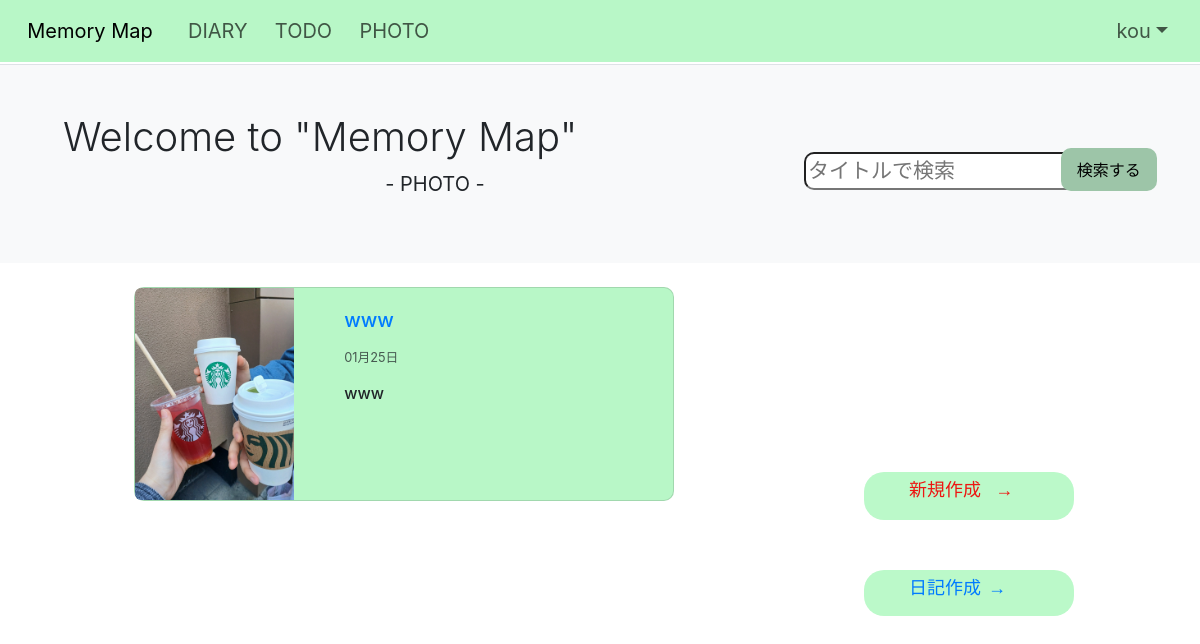
Screenshot of /spdiary/ImageList/ (signed in) with the database file from the repository.
### spdiary/models.py (models this page shows, shortened)
class Image(models.Model):
    name = models.CharField(verbose_name='題名',max_length=40)
    image = models.ImageField(upload_to='img/upload')
    memo = models.TextField(verbose_name='メモ',max_length=60,null=True,blank=True)
    today = models.DateTimeField(verbose_name='作成日', default=timezone.now)
    user = models.ForeignKey(User, on_delete=models.CASCADE)

### spdiary/views.py (the view)
# urls.py: path('ImageList/',ImageListView.as_view(),name='ImageList'),
class ImageListView(generic.ListView):
    model = Image
    template_name = 'Image/ImageList.html'
    def get_queryset(self):
        query = self.request.GET.get('query')
        if query and self.request.user.is_active:
            image_list = Image.objects.filter(
                name__icontains=query,user=self.request.user)
        elif not query and self.request.user.is_active:
            image_list = Image.objects.filter(user=self.request.user).order_by('-id')
        else:
            image_list = Image.objects.none()
        return image_list

### templates/image/imagelist.html (shortened to what this page needs)
{% extends './base.html' %}
{% block content %}
<link rel="stylesheet" href="https://stackpath.bootstrapcdn.com/bootstrap/4.4.1/css/bootstrap.min.css">
<body>
    <div class="bg-light p-3 p-sm-5 mb-4 border-top">
      <div class="container">
        <h1 class="display-6">Welcome to "Memory Map"</h1>
        <p style="font-size:20px; padding-left:30%;">- PHOTO -</p>
      </div>
    </div>
    <div class="container">
      <form action="" method="get">
        <input name="query" value="{{ request.GET.query }}" type="text" placeholder="タイトルで検索"/>
        <button type="submit" class="button">検索する</button>
      </form>
    </div>
  <div class="container">
  {% for image in image_list %}
  <div class="card mb-4" style="max-width: 540px; left:8%; background-color: #b8f7c7; border-radius:10px;">
    <div class="row g-0">
      <div class="col-md-4">
        <img src="{{ image.image.url }}" class="img-fluid rounded-start" alt="...">
      </div>
      <div class="col-md-8">
        <div class="card-body">
          <h5 class="card-title"><a href="{% url 'spdiary:ImageDetail' image.id %}">{{ image.name }}</a></h5>
          <p class="card-text"><small class="text-body-secondary">{{ image.today|date:"m月d日"}}</small></p>
          <h6 class="card-text">{{ image.memo }}</h6>
        </div>
      </div>
    </div>
  </div>
  {% endfor %}
<a class="list" href="{% url 'spdiary:list' %}"><span class="yohaku">日記作成 →</span></a>
<a class="create" href="{% url 'spdiary:Image' %}"><span class="yohaku">新規作成　→</span></a>
</body>
{% endblock %}

### templates/image/base.html (shortened to what this page needs)
<!DOCTYPE html>
{% load django_bootstrap5 %}
{% bootstrap_css %}
<html lang="ja">
<head>
</head>
<body style="padding-top: 4rem;">
    <div class='fixed-top'>
        <nav class="navbar navbar-expand-lg" style="background-color:#b8f7c7; font-size: 20px;">
            <a class="navbar-brand" href="{% url 'spdiary:list' %}">&nbsp;&nbsp;Memory Map</a>
            <div class="collapse navbar-collapse" id="navbarSupportedContent">
              <ul class="navbar-nav mr-auto">
                <li class="nav-item active">
                  <a class="nav-link" href="{% url 'spdiary:list' %}">&nbsp;&nbsp;DIARY</a>
                </li>
                <li class="nav-item">
                  <a class="nav-link" href="{% url 'spdiary:ListPage' %}">&nbsp;&nbsp;TODO</a>
                </li>
                <li class="nav-item">
                  <a class="nav-link" href="{% url 'spdiary:ImageList' %}">&nbsp;&nbsp;PHOTO</a>
              </ul>
            </div>
            <ul class="navbar-nav mr-md-2">
                {% if user.is_authenticated %}
                <a class="nav-link dropdown-toggle" href="#" id="navbarDropdown" role="button" data-bs-toggle="dropdown" aria-expanded="false">{{ user.username }}</a>
                {% else %}
                <a class="btn btn-outline-light btn-sm" href="{% url 'spdiary:login' %}">ログイン</a></li>
                {% endif %}
            </ul>
        </nav>
    </div>
    {% block content %}
    {% endblock %}
</body>
</html>

### templates/image/imagelist.html (style rules this page uses)
.create { position:absolute; background-color:#bbf9c9; border-radius: 20px; left:72%; bottom:35%; color:rgb(237, 22, 18); font-size:18px; font-family: monospace; width: 210px; line-height: 38px; min-height: 48px; }
.list { border: none; position:absolute; background-color:#bbf9c9; border-radius: 20px; left:72%; bottom:23%; font-size:18px; font-family: monospace; width: 210px; line-height: 38px; min-height: 46px; }
.yohaku { margin:8px 45px; }
input[name="query" ] { background-color: #FFF ; left:67%; position: absolute; font-size:21px; border-radius: 10px; top:19%; }
.button { -moz-appearance: none; -webkit-appearance: none; appearance: none; margin: 1em 0; padding: 0.6em 1em; font-size: 1em; background-color: #9dc5a8; ; border: 0; transition: 0.3s; left:88.4%; position: absolute; border-radius: 10px; top:16.5%; }

### rows the page displays
Image: image (picture), name "www", today "01月25日", memo "www"

### other values shown
{{ user.username }} "kou"
